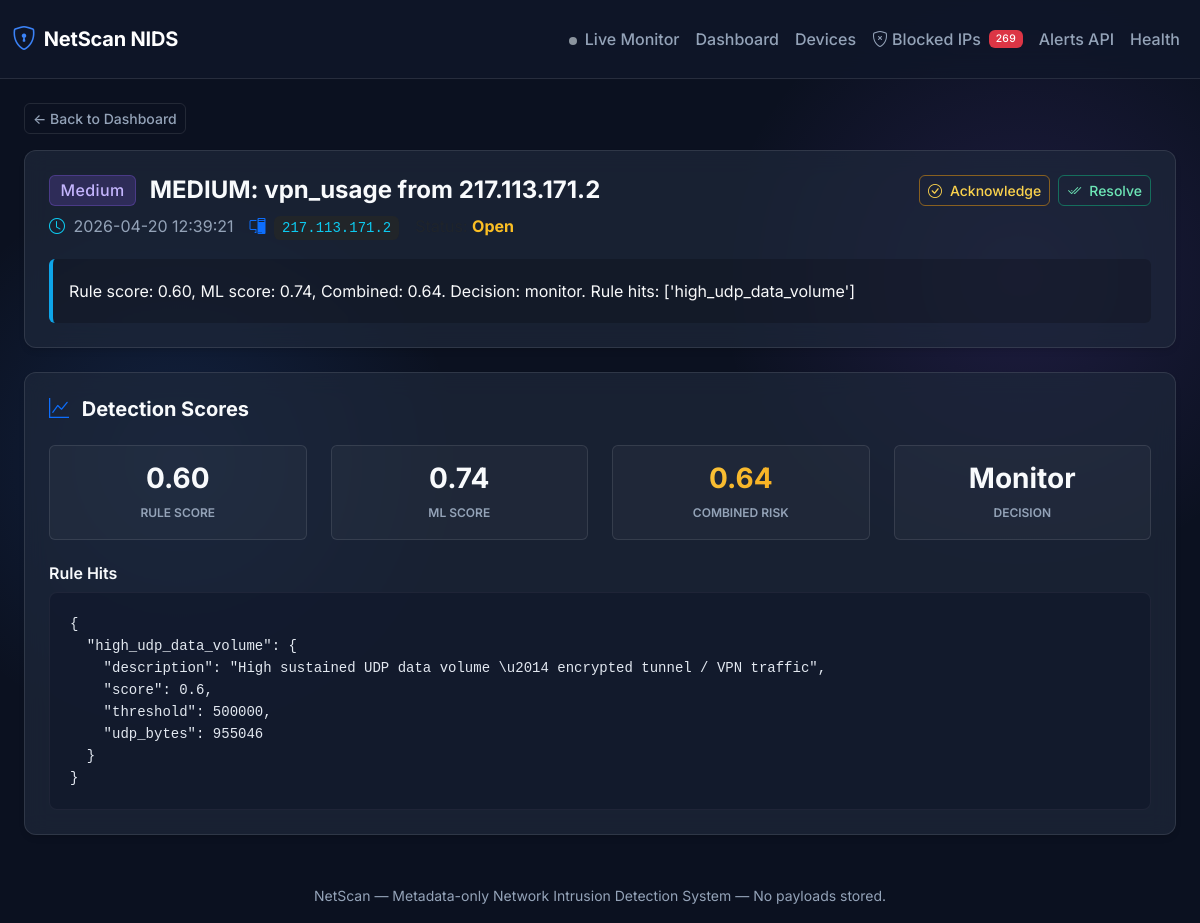
Page /alert/124 on the committed database.
### app/db/models.py (models this page shows)
class Base(DeclarativeBase):
    pass

class Alert(Base):
    __tablename__ = "alerts"
    id: Mapped[int] = mapped_column(Integer, primary_key=True, autoincrement=True)
    detection_id: Mapped[int | None] = mapped_column(ForeignKey("detections.id"), nullable=True, index=True)
    ai_assessment_id: Mapped[int | None] = mapped_column(
        ForeignKey("ai_assessments.id"), nullable=True, index=True
    )
    src_ip: Mapped[str] = mapped_column(String(64), index=True)
    window_start: Mapped[datetime] = mapped_column(DateTime, index=True)
    window_end: Mapped[datetime] = mapped_column(DateTime, index=True)
    title: Mapped[str] = mapped_column(String(200))
    summary: Mapped[str] = mapped_column(Text)
    severity: Mapped[str] = mapped_column(String(16))
    threat_type: Mapped[str] = mapped_column(String(64))
    status: Mapped[str] = mapped_column(String(16), default="open")  # open|acknowledged|resolved
    created_at: Mapped[datetime] = mapped_column(DateTime, default=datetime.utcnow)
    resolved_at: Mapped[datetime | None] = mapped_column(DateTime, nullable=True)
    detection: Mapped["Detection | None"] = relationship(back_populates="alerts")

### app/api/routes_dashboard.py (the view)
@router.get("/alert/{alert_id}", response_class=HTMLResponse)
def alert_detail_page(alert_id: int, request: Request, db: Session = Depends(get_db)):
    alert = db.query(Alert).filter(Alert.id == alert_id).first()
    detection = None
    ai = None
    if alert and alert.detection_id:
        detection = db.query(Detection).filter(Detection.id == alert.detection_id).first()
    if alert and alert.ai_assessment_id:
        ai = db.query(AIAssessment).filter(AIAssessment.id == alert.ai_assessment_id).first()
    return templates.TemplateResponse(
        request,
        "alert_detail.html",
        {
            "alert": alert,
            "detection": detection,
            "ai": ai,
        },
    )

### templates/alert_detail.html (shortened to what this page needs)
{% extends "base.html" %}
{% block content %}
{% if not alert %}
<div class="alert alert-danger">Alert not found.</div>
{% else %}
<a href="/" class="btn btn-outline-secondary btn-sm mb-3">← Back to Dashboard</a>
<div class="card p-4 mb-4 border-0">
    <div class="d-flex justify-content-between align-items-start mb-3">
        <div>
            <h4 class="fw-bold mb-2">
                <span class="badge badge-{{ alert.severity }} me-2 align-middle fs-6">{{ alert.severity|title }}</span>
                <span class="align-middle">{{ alert.title }}</span>
            </h4>
            <p class="text-secondary mb-1 d-flex align-items-center gap-3">
                <span><i class="bi bi-clock text-info me-1"></i> {{ alert.created_at.strftime('%Y-%m-%d %H:%M:%S')
                    }}</span>
                <span><i class="bi bi-pc-display text-primary me-1"></i> <code
                        class="bg-dark px-2 py-1 rounded text-info">{{ alert.src_ip }}</code></span>
                <span><span class="text-muted">Status:</span>
                    {% if alert.status == 'open' %}
                    <strong class="text-warning">Open</strong>
                    {% elif alert.status == 'acknowledged' %}
                    <strong class="text-info">Acknowledged</strong>
                    {% else %}
                    <strong class="text-success">Resolved</strong>
                    {% endif %}
                </span>
            </p>
        </div>
        <div class="d-flex gap-2">
            {% if alert.status == 'open' %}
            <button class="btn btn-sm btn-outline-warning d-flex align-items-center gap-2"
                onclick="patchStatus({{ alert.id }}, 'acknowledged')">
                <i class="bi bi-check-circle"></i> Acknowledge
            </button>
            <button class="btn btn-sm btn-outline-success d-flex align-items-center gap-2"
                onclick="patchStatus({{ alert.id }}, 'resolved')">
                <i class="bi bi-check2-all"></i> Resolve
            </button>
            {% elif alert.status == 'acknowledged' %}
            <button class="btn btn-sm btn-outline-success d-flex align-items-center gap-2"
                onclick="patchStatus({{ alert.id }}, 'resolved')">
                <i class="bi bi-check2-all"></i> Resolve
            </button>
            {% endif %}
        </div>
    </div>
    <div class="p-3 rounded" style="background: rgba(0,0,0,0.2); border-left: 4px solid var(--accent-info);">
        <p class="mb-0 text-light lh-lg">{{ alert.summary }}</p>
    </div>
</div>
{% if detection %}
<div class="card p-4 mb-4 border-0">
    <h5 class="fw-bold mb-4"><i class="bi bi-graph-up text-primary me-2"></i> Detection Scores</h5>
    <div class="row g-4">
        <div class="col-md-3">
            <div class="p-3 rounded text-center h-100"
                style="background: rgba(255,255,255,0.03); border: 1px solid var(--border-light);">
                <h3 class="mb-1 fw-bold text-gradient-primary">{{ '%.2f'|format(detection.rule_score) }}</h3>
                <small class="text-secondary text-uppercase fw-semibold tracking-wide" style="font-size: 0.75rem;">Rule
                    Score</small>
            </div>
        </div>
        <div class="col-md-3">
            <div class="p-3 rounded text-center h-100"
                style="background: rgba(255,255,255,0.03); border: 1px solid var(--border-light);">
                <h3 class="mb-1 fw-bold text-gradient-primary">{{ '%.2f'|format(detection.ml_score) }}</h3>
                <small class="text-secondary text-uppercase fw-semibold tracking-wide" style="font-size: 0.75rem;">ML
                    Score</small>
            </div>
        </div>
        <div class="col-md-3">
            <div class="p-3 rounded text-center h-100"
                style="background: rgba(255,255,255,0.03); border: 1px solid var(--border-light);">
                <h3 class="mb-1 fw-bold text-gradient-high">{{ '%.2f'|format(detection.combined_risk) }}</h3>
                <small class="text-secondary text-uppercase fw-semibold tracking-wide"
                    style="font-size: 0.75rem;">Combined Risk</small>
            </div>
        </div>
        <div class="col-md-3">
            <div class="p-3 rounded text-center h-100"
                style="background: rgba(255,255,255,0.03); border: 1px solid var(--border-light);">
                <h3 class="mb-1 fw-bold text-gradient-info text-capitalize">{{ detection.decision }}</h3>
                <small class="text-secondary text-uppercase fw-semibold tracking-wide"
                    style="font-size: 0.75rem;">Decision</small>
            </div>
        </div>
    </div>
    {% if detection.rule_hits %}
    <h6 class="mt-4 fw-semibold">Rule Hits</h6>
    <pre class="mb-0"><code>{{ detection.rule_hits | tojson(indent=2) }}</code></pre>
    {% endif %}
</div>
{% endif %}
{% endif %}
{% endblock %}

### templates/base.html (shortened to what this page needs)
<!DOCTYPE html>
<html lang="en">
<head>
    <link href="https://cdn.jsdelivr.net/npm/bootstrap@5.3.3/dist/css/bootstrap.min.css" rel="stylesheet">
    <link href="https://cdn.jsdelivr.net/npm/bootstrap-icons@1.11.3/font/bootstrap-icons.min.css" rel="stylesheet">
    <link href="/static/style.css" rel="stylesheet">
</head>
<body>
    <nav class="navbar navbar-expand-lg navbar-dark mb-4">
        <div class="container-fluid">
            <a class="navbar-brand" href="/">
                <i class="bi bi-shield-lock"></i> NetScan NIDS
            </a>
            <div class="navbar-nav ms-auto">
                <a class="nav-link" href="/">
                    <span id="navLiveDot"
                        style="width:8px;height:8px;border-radius:50%;background:#8b949e;display:inline-block;margin-right:4px;vertical-align:middle"></span>
                    Live Monitor
                </a>
                <a class="nav-link" href="/">Dashboard</a>
                <a class="nav-link" href="/devices">Devices</a>
                <a class="nav-link d-flex align-items-center gap-1" href="/blocked" id="navBlocked">
                    <i class="bi bi-shield-x"></i> Blocked IPs
                    <span id="navBlockBadge" class="badge bg-danger ms-1" style="display:none;font-size:.65rem">0</span>
                </a>
                <a class="nav-link" href="/alerts">Alerts API</a>
                <a class="nav-link" href="/health">Health</a>
            </div>
        </div>
    </nav>
    <div class="container-fluid px-4">
        {% block content %}{% endblock %}
    </div>
    <footer class="text-center text-secondary mt-5 mb-3">
        <small>NetScan &mdash; Metadata-only Network Intrusion Detection System &mdash; No payloads stored.</small>
    </footer>
</body>
</html>

### static/style.css (style rules this page uses)
:root { --bg-base: #0b1120; --bg-surface: rgba(30, 41, 59, 0.7); --bg-surface-hover: rgba(51, 65, 85, 0.8); --border-light: rgba(255, 255, 255, 0.1); --text-main: #f8fafc; --text-muted: #94a3b8; --accent-primary: #3b82f6; --accent-critical: #ef4444; --accent-high: #f59e0b; --accent-medium: #8b5cf6; --accent-low: #10b981; --accent-info: #0ea5e9; }
body { background-color: var(--bg-base); background-image: radial-gradient(circle at 15% 50%, rgba(59, 130, 246, 0.15), transparent 25%), radial-gradient(circle at 85% 30%, rgba(139, 92, 246, 0.15), transparent 25%); background-attachment: fixed; color: var(--text-main); font-family: 'Inter', -apple-system, BlinkMacSystemFont, "Segoe UI", Roboto, "Helvetica Neue", Arial, sans-serif; -webkit-font-smoothing: antialiased; }
.card, .stat-card { background: var(--bg-surface) !important; backdrop-filter: blur(12px); -webkit-backdrop-filter: blur(12px); border: 1px solid var(--border-light) !important; border-radius: 12px; box-shadow: 0 4px 6px -1px rgba(0, 0, 0, 0.1), 0 2px 4px -1px rgba(0, 0, 0, 0.06); transition: transform 0.2s ease, box-shadow 0.2s ease, background 0.2s ease; }
.navbar { background: rgba(15, 23, 42, 0.8) !important; backdrop-filter: blur(16px); -webkit-backdrop-filter: blur(16px); border-bottom: 1px solid var(--border-light); padding-top: 1rem; padding-bottom: 1rem; }
.navbar-brand { font-weight: 700; letter-spacing: -0.01em; display: flex; align-items: center; gap: 0.5rem; }
.navbar-brand i { color: var(--accent-primary); font-size: 1.5rem; }
.nav-link { font-weight: 500; color: var(--text-muted) !important; transition: color 0.2s ease; }
h1, h2, h3, h4, h5, h6 { font-weight: 600; color: var(--text-main); }
a { color: var(--accent-primary); text-decoration: none; transition: opacity 0.2s ease; }
.badge { padding: 0.4em 0.65em; font-weight: 500; letter-spacing: 0.025em; border-radius: 6px; }
.badge-medium { background-color: rgba(139, 92, 246, 0.2); color: #c4b5fd; border: 1px solid rgba(139, 92, 246, 0.3); }
.btn { font-weight: 500; border-radius: 6px; transition: all 0.2s ease; }
.btn-outline-warning { color: #fcd34d; border-color: rgba(245, 158, 11, 0.5); }
.btn-outline-success { color: #6ee7b7; border-color: rgba(16, 185, 129, 0.5); }
.btn-outline-secondary { color: var(--text-muted); border-color: var(--border-light); }
pre { background: rgba(15, 23, 42, 0.6) !important; border: 1px solid rgba(255, 255, 255, 0.05); color: #e2e8f0 !important; font-family: 'JetBrains Mono', 'Fira Code', monospace; font-size: 0.875rem; border-radius: 8px !important; padding: 1.25rem !important; }
.text-gradient-high { background: linear-gradient(135deg, #fcd34d, #f59e0b); -webkit-background-clip: text; -webkit-text-fill-color: transparent; }
.text-warning { color: #fbbf24 !important; }
.text-secondary { color: var(--text-muted) !important; }

### rows in the picture
Alert: severity "Medium", title "MEDIUM: vpn_usage from 217.113.171.2", created_at "2026-04-20 12:39:21", src_ip "217.113.171.2", summary "Rule score: 0.60, ML score: 0.74, Combined: 0.64. Decision: monitor. Rule hits: ['high_udp_data_volume']"

### other values in the picture
{{ '%.2f'|format(detection.rule_score) }} "0.60"
{{ '%.2f'|format(detection.ml_score) }} "0.74"
{{ '%.2f'|format(detection.combined_risk) }} "0.64"
{{ detection.decision }} "Monitor"
{{ detection.rule_hits | tojson(indent=2) }} "{ \"high_udp_data_volume\": { \"description\": \"High sustained UDP data volume \\u2014 encrypted tunnel / VPN traffic\", \"score\": 0.6, \"threshold\": 500000, \"udp_bytes\": 955046 } }"
